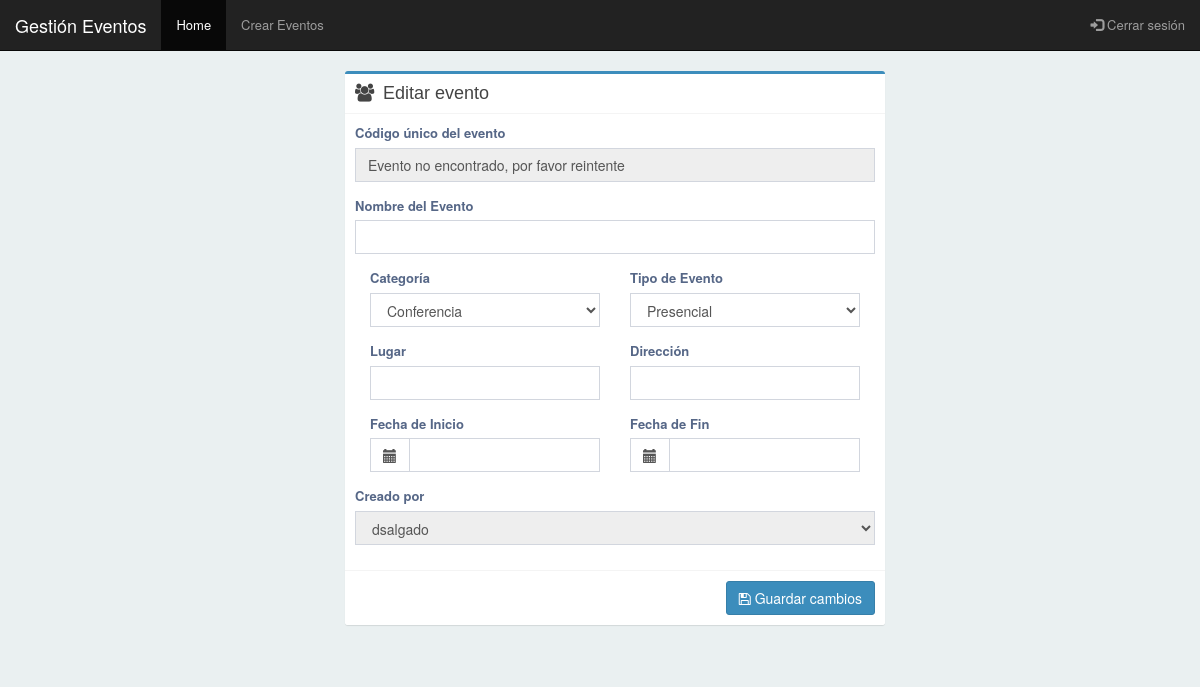
Page /edit/?event=18 (signed in) on the earlier database version.
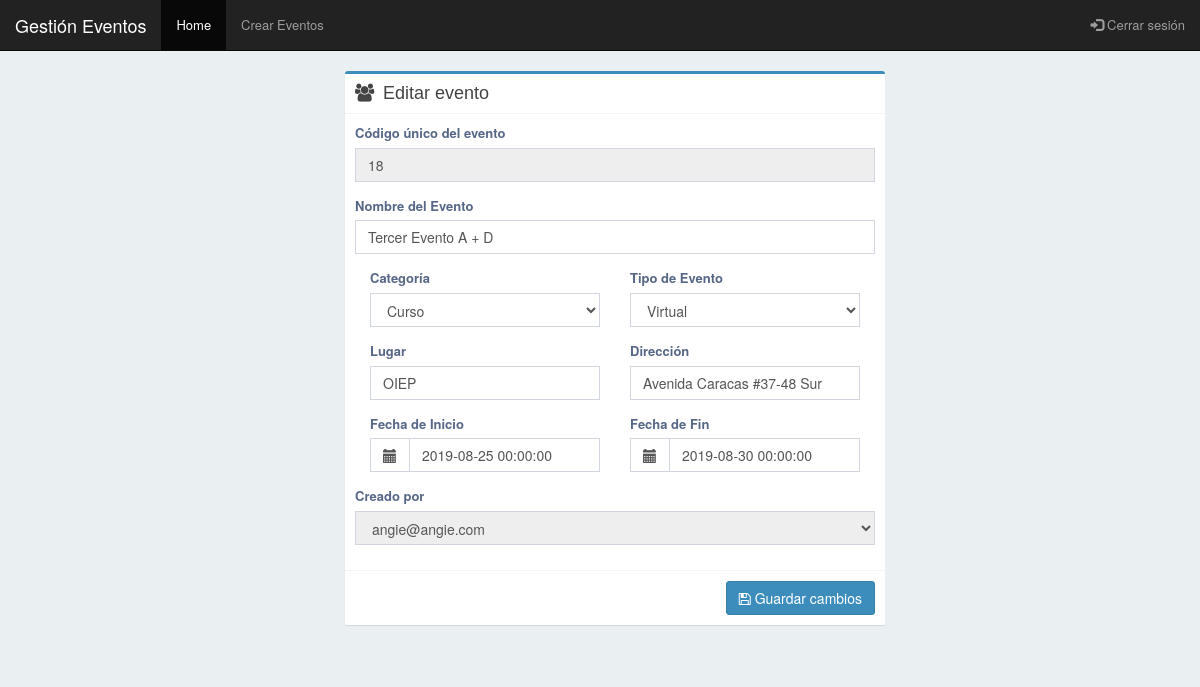
Same page on the later database version.
### events/models.py (models this page shows, shortened)
class Event(models.Model):
    event_name = models.CharField(max_length = 140, blank = False)
    event_site = models.CharField(max_length = 140, blank = True)
    event_address = models.CharField(max_length = 200, blank = True)
    event_start_date = models.DateTimeField()
    event_end_date = models.DateTimeField()
    event_create_date = models.DateTimeField(auto_now_add=True)
    event_category = models.ForeignKey(Category, on_delete = models.CASCADE)
    event_type = models.ForeignKey(EventType, on_delete = models.CASCADE)
    event_creator = models.ForeignKey(User, on_delete= models.CASCADE)

### events/views.py (the view)
@login_required
def edit_event(request):
    if request.method == 'POST':
        try:
            event = Event.objects.get(pk = request.POST['event_pk'], event_creator = request.user)
            data = {}
            data['event_pk'] = request.POST['event_pk']
            data['event_name'] = request.POST['event_name']
            data['event_site'] = request.POST['event_site']
            data['event_address'] = request.POST['event_address']
            data['event_start_date'] = request.POST['event_start_date']
            data['event_end_date'] = request.POST['event_end_date']
            data['event_category'] = request.POST['event_category']
            data['event_type'] = request.POST['event_type']
            data['event_creator'] = request.user.id
            form = EventForm(data)
            if form.is_valid():
                event.event_name = request.POST['event_name']
                event.event_site = request.POST['event_site']
                event.event_address = request.POST['event_address']
                event.event_start_date = request.POST['event_start_date']
                event.event_end_date = request.POST['event_end_date']
                event.event_category = Category.objects.get(pk = request.POST['event_category'])
                event.event_type = EventType.objects.get(pk = request.POST['event_type'])
                event.save()
                return redirect('events:myevents')
        except ObjectDoesNotExist:
            form = EventForm(initial = {'event_pk':'Error ocurrido durante la actualización, por favor reintente'})
    else:
        try:
            event = Event.objects.get(pk = request.GET['event'], event_creator = request.user )
            data = {
                'event_pk': event.id,
                'event_name': event.event_name,
                'event_site': event.event_site,
                'event_address': event.event_address,
                'event_start_date': event.event_start_date,
                'event_end_date': event.event_end_date,
                'event_category': event.event_category,
                'event_type': event.event_type,
                'event_creator': event.event_creator
            }
            form = EventForm(initial = data)
        except ObjectDoesNotExist:
            form = EventForm(initial = {'event_pk':'Evento no encontrado, por favor reintente'})
    return render(request,
        'events/edit.html',
        context = {
            'form': form
        })

### events/models.py (called while the page is built)
    def __str__(self):
        return "{}".format(self.category_description)

    def __str__(self):
        return "{}".format(self.event_type_description)

### templates/events/edit.html (shortened to what this page needs)
{% extends "base.html" %}
{% block container %}
    <div class="container">
        <section class="content">
            <div class="row">
                <div class="col-md-offset-3 col-md-6">
                    <div class="box box-primary">
                        <div class="box-header with-border">
                            <i class="fa fa-group"></i>
                            <h3 class="box-title">Editar evento</h3>
                        </div>
                        <form method="POST" action="{% url 'events:edit'%}">
                            <div class="box-body">
                                <div class="form-group">
                                    <label>Código único del evento</label>
                                    {{ form.event_pk }}
                                </div>
                                <div class="form-group">
                                    <label>Nombre del Evento</label>
                                    {{ form.event_name }}
                                </div>
                                <div class="form-row">
                                    <div class="form-group col-md-6">
                                        <label>Categoría</label>
                                        {{ form.event_category }}
                                    </div>
                                    <div class="form-group col-md-6">
                                        <label>Tipo de Evento</label>
                                        {{ form.event_type }}
                                    </div>
                                </div>
                                <div class="form-row">
                                    <div class="form-group col-md-6">
                                        <label>Lugar</label>
                                            {{ form.event_site }}
                                    </div>
                                    <div class="form-group col-md-6">
                                        <label>Dirección</label>
                                        {{ form.event_address }}
                                    </div>
                                </div>
                                <div class="form-row">
                                    <div class="form-group col-md-6">
                                        <label>Fecha de Inicio</label>
                                        <div class="input-group">
                                            <div class="input-group-addon">
                                                <i class="glyphicon glyphicon-calendar"></i>
                                            </div>
                                            {{ form.event_start_date }}
                                        </div>
                                    </div>
                                    <div class="form-group col-md-6">
                                        <label>Fecha de Fin</label>
                                        <div class="input-group">
                                            <div class="input-group-addon">
                                                <i class="glyphicon glyphicon-calendar"></i>
                                            </div>
                                            {{ form.event_end_date }}
                                        </div>
                                    </div>
                                </div>
                                <div class="form-group">
                                    <label>Creado por</label>
                                    {{ form.event_creator }}
                                </div>
                            </div>
                            <div class="box-footer">
                                <button name="user-button" type="submit" class="btn btn-primary pull-right">
                                    <i class="fa fa-save"></i>    Guardar cambios
                                </button>
                            </div>
                        </form>
                    </div>
                </div>
            </div>
        </section>
    </div>
{% endblock %}

Differences in the rows shown:
added Event: event_name "Tercer Evento A + D", event_category "Curso", event_type "Virtual", event_site "OIEP", event_address "Avenida Caracas #37-48 Sur", event_start_date "2019-08-25 00:00:00", event_end_date "2019-08-30 00:00:00", event_creator "angie@angie.com"
Other differences:
form field event_pk: "Evento no encontrado, por favor reintente" → "18"
form field event_category: "Conferencia" → (not shown)
form field event_type: "Presencial" → (not shown)
form field event_creator: "dsalgado" → (not shown)
